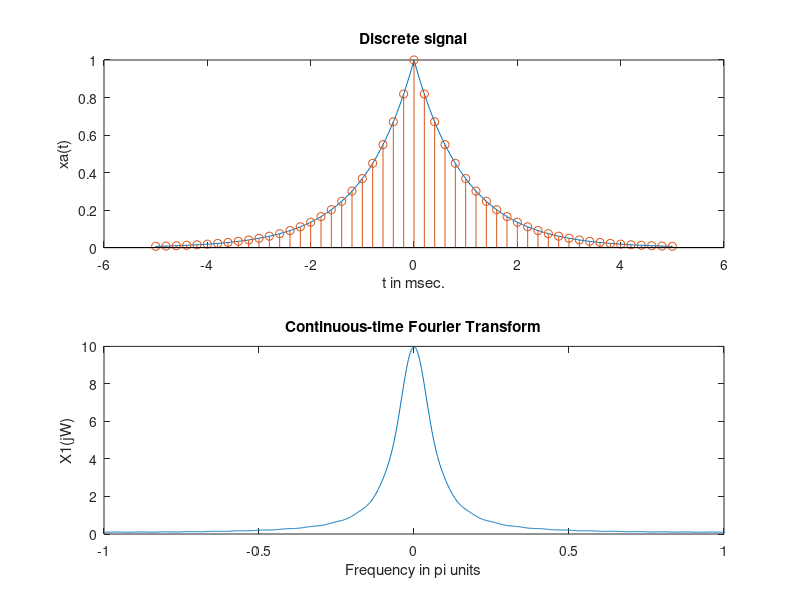

Write the MATLAB code that produced this figure.
%% Analog signal
Dt = 0.00005; t = -0.005:Dt:0.005; xa = exp(-1000*abs(t));
% Continuous-time Fourier Transform
Wmax = 2*pi*2000; K = 500; k = 0:K; W = k*Wmax/K;
Xa = xa * exp(-1j*t'*W) * Dt; Xa = real(Xa);
W = [-fliplr(W), W(2:501)];
Xa = [fliplr(Xa), Xa(2:501)];
subplot(2,1,1); plot(t*1000, xa);
xlabel('t in msec.'); ylabel('xa(t)');
title('Analog signal');
subplot(2,1,2); plot(W/(2*pi*1000), Xa*1000);
xlabel('Frequency in KHz'); ylabel('Xa(jW)*1000');
title('Continuous-time Fourier Transform');

%% Sampling an Analog Signal
Dt = 0.00005; t = -0.005:Dt:0.005; xa = exp(-1000*abs(t));
% Discrete-time Signal
Ts = 0.0002; n = -25:25; x = exp(-1000*abs(n*Ts));
% Discrete-time Fourier Transform
K = 500; k = 0:K; w = k*pi/K;
Xa = x * exp(-1j*n'*w); Xa = real(Xa);
w = [-fliplr(w), w(2:K+1)];
Xa = [fliplr(Xa), Xa(2:K+1)];
subplot(2,1,1); plot(t*1000, xa);
xlabel('t in msec.'); ylabel('xa(t)');
title('Discrete signal'); hold on;
stem(n*Ts*1000,x); %gtext('Ts=0.2msec'); 
hold off;
subplot(2,1,2); plot(w/pi, Xa);
xlabel('Frequency in pi units'); ylabel('X1(jW)');
title('Continuous-time Fourier Transform');
